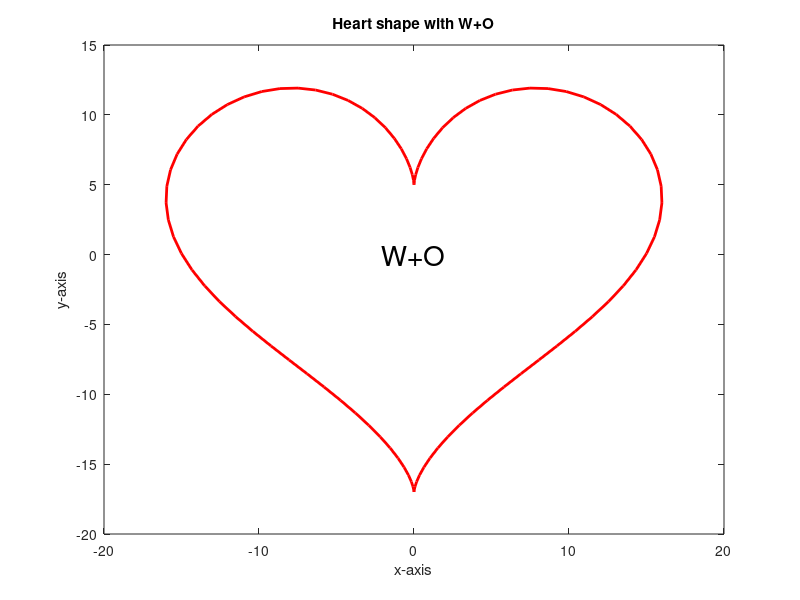

This figure's MATLAB source:
% Create x and y values for the heart shape
t = linspace(0, 2*pi);
x = 16*sin(t).^3;
y = 13*cos(t)-5*cos(2*t)-2*cos(3*t)-cos(4*t);

% Plot the heart shape
plot(x,y,'r','LineWidth',2);

% Add text to the center of the heart
text(0,0,'W+O','HorizontalAlignment','center','VerticalAlignment','middle','FontSize',20);

% Add axis labels and a title
xlabel('x-axis');
ylabel('y-axis');
title('Heart shape with W+O');
